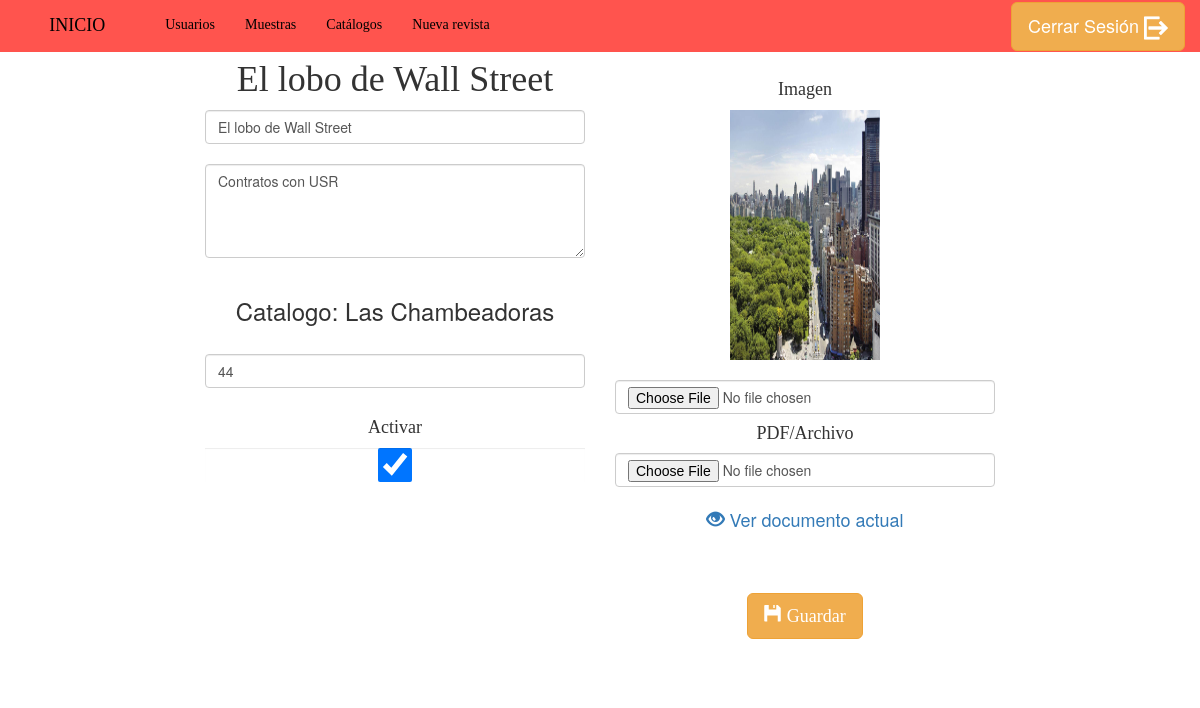
/admin/WebMaster.php?modulo=upRevista&id_revista=8 (signed in), run on the app's committed database.
### tables this page shows
CREATE TABLE `revistas` (
  `id_revista` int(11) NOT NULL,
  `id_catalogo` int(11) NOT NULL,
  `nombre_revista` varchar(70) NOT NULL,
  `numero_revista` int(11) NOT NULL,
  `info_revista` text NOT NULL,
  `img_revista` varchar(120) NOT NULL,
  `pdf_revista` varchar(120) NOT NULL,
  `activo` int(2) NOT NULL
);

CREATE TABLE `catalogo` (
  `id_catalogo` int(11) NOT NULL,
  `nombre_catalogo` varchar(70) NOT NULL,
  `descripcion_catalogo` varchar(140) NOT NULL DEFAULT '',
  `imagen_catalogo` varchar(70) NOT NULL DEFAULT '',
  `carpeta_cat_revistas` varchar(150) NOT NULL
);

### admin/class/ConexionBD.php (called while the page is built, shortened)
<?php
    class ConexionBD
    {
        private static $db = null;
        private static $pdo;
        public static function obtenerInstancia()   {
            if (self::$db === null) {
                self::$db = new self();
            }
            return self::$db;
        }
        public function obtenerBD()     {
            if (self::$pdo == null)     {
                self::$pdo = new PDO(
                    'mysql:dbname=' . BASE_DE_DATOS .
                    ';host=' . NOMBRE_HOST . ";",
                    USUARIO, CONTRASENA,
                    array(PDO::MYSQL_ATTR_INIT_COMMAND => "SET NAMES utf8")
                );
                self::$pdo->setAttribute(PDO::ATTR_ERRMODE, PDO::ERRMODE_EXCEPTION);
            }
            return self::$pdo;
        }
}
?>

### admin/class/Revistas.php (called while the page is built, shortened)
<?php
	class Revistas{
		private $pdo;
		function Revistas(){
			$this->pdo= ConexionBD::obtenerInstancia()->obtenerBD();
		}
		function getRevista($idRevista){
			$query = "SELECT * FROM revistas WHERE id_revista = ? ";
			$stm= $this->pdo->prepare($query);
			$stm->bindParam(1,$idRevista);
			$stm->execute();
			$rs = $stm->fetchAll();
			foreach($rs as $row){
				$this->nombre_revista = $row['nombre_revista'];
				$this->info_revista = $row['info_revista'];
				$this->activo = $row['activo'];
				$this->img_revista = $row['img_revista'];
				$this->pdf_revista = $row['pdf_revista'];
				$this->id_catalogo = $row['id_catalogo'];
				$this->numero_revista = $row['numero_revista'];
			}
			return $this;
		}
	}
 ?>

### admin/class/Catalogos.php (called while the page is built, shortened)
<?php
	class Catalogos{
		private $pdo;
		function Catalogos(){
			$this->pdo= ConexionBD::obtenerInstancia()->obtenerBD();
		}
		function getNombre($catalogo){
            $query = "SELECT id_catalogo,nombre_catalogo FROM catalogo";
            $ejecuta = $this->pdo->prepare($query);
            $ejecuta->execute();
            $rs =  $ejecuta->fetchAll();
            return $rs;
		}
	}
 ?>

### admin/vista_up_revista.php (the view, shortened to what this page needs)
<?php
    require_once 'class/ConexionBD.php';
    require_once 'class/Catalogos.php';
    require_once 'class/Revistas.php';
    if(isset($_GET['id_revista'])){
        $id_revista = $_GET['id_revista'];
        $encuentra = new Revistas();
        $revista = $encuentra->getRevista($id_revista);
?>
<form action="TransactionsAdmin.php?modulo=modificaRevista" method="post" name="form-saveRevista" enctype="multipart/form-data">
    <div class="row">
        <div class="col-xs-12 col-md-2"></div>
        <div class="col-xs-12 col-md-4" style="text-align: center">
            <h1 class="comic"><?php echo $revista->nombre_revista;?></h1>
            <input type="text" id="nombre_revista" name="nombre_revista" required placeholder="Nombre de la aevista" class="form-control" value="<?php echo $revista->nombre_revista;?>"/>
            <br>
            <textarea type="text" id="info_revista" name="info_revista" placeholder="Información de la revista" class="form-control" rows="4" required  ><?php echo $revista->info_revista;?></textarea>
            <br>
                <?php
                $cat = new Catalogos();
                $id_catalogo = $revista->id_catalogo;
                $rs = $cat->getNombre($id_catalogo);
                foreach ($rs as $row) {
                    if($row['id_catalogo'] == $id_catalogo){
                ?>
                <h3>Catalogo: <?php echo $row['nombre_catalogo'];?></h3>
            <?php } } ?>
        <br>
        <input type="text" id="numero_revista" name="numero_revista" placeholder="Número revista" class="form-control" required  value="<?php echo $revista->numero_revista;?>"/>
        <br>
        <h4 class="comic">Activar</h4>
        <input type="checkbox" id="activo" name="activo" class="form-control" placeholder="Activar" <?php if($revista->activo == 1){echo "checked";}?>/>
    </div>
    <div class="col-xs-12 col-md-4" style="text-align:center">
        <h4><br></h4>
        <h4 class="comic">Imagen</h4>
        <img src="<?php echo "../user/".$revista->img_revista;?>" class="img-revista">
        <br><br>
        <input type="file" class="form-control" id="imagen_revista" name="imagen_revista">
        <h4 class="comic">PDF/Archivo</h4>
        <input type="file" class="form-control" id="documento_revista" name="documento_revista">
        <br>
        <a href="<?php echo "../user/".$revista->pdf_revista;?>" target="_blank" style="font-size: 18px">
            <i class="glyphicon glyphicon-eye-open"></i>
            Ver documento actual
        </a>
        <br><br>
        <br><br>
        <button class="btn btn-lg btn-warning comic" type="submit" >
            <i class="glyphicon glyphicon-floppy-disk"></i> Guardar
        </button>
    </div>
</div>
</form>
<br><br>
<div class="row">
    <div class="col-xs-12 col-md-8"></div>
    <div class="col-xs-12 col-md-3">
    </div>
</div>
<?php } ?>

### css/comix.css (style rules this page uses)
.comic { font-family: historietamx; }
h1 { font-size: 30px; }
h3 { font-size: 18px; }
@media (min-width: 768px) { h1 { font-size: 36px; } }
@media (min-width: 768px) { h3 { font-size: 24px; } }

### admin/css/mystyles.css (style rules this page uses)
.img-revista { width: 150px; height: 250px; }

### data on the page
revistas: nombre_revista "El lobo de Wall Street", info_revista "Contratos con USR", numero_revista "44", activo "☑", img_revista (picture)
catalogo: nombre_catalogo "Las Chambeadoras"
